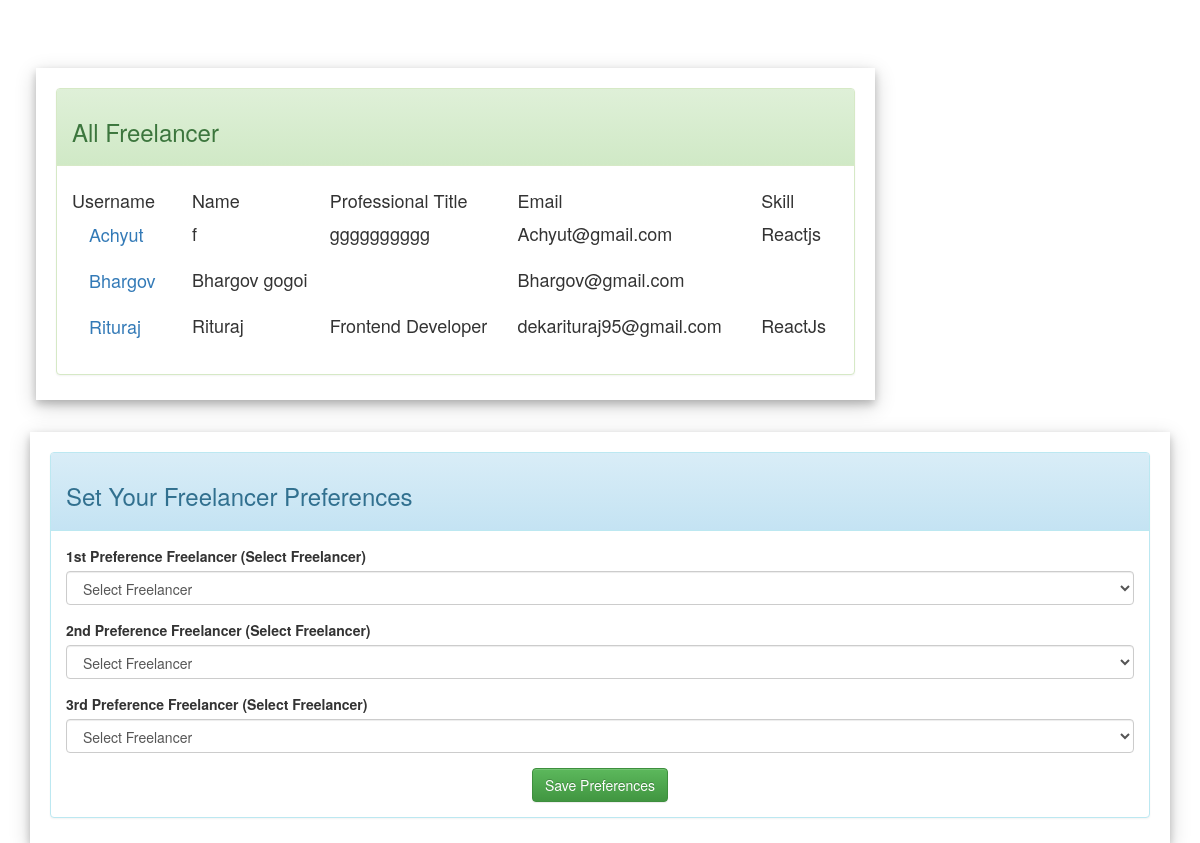
/allFreelancer.php, run on the app's committed database.
### tables this page shows
CREATE TABLE `freelancer` (
  `username` varchar(200) NOT NULL,
  `password` varchar(200) NOT NULL,
  `Name` varchar(200) NOT NULL,
  `email` varchar(200) NOT NULL,
  `contact_no` varchar(200) NOT NULL,
  `address` varchar(200) NOT NULL,
  `gender` varchar(200) NOT NULL,
  `birthdate` date NOT NULL,
  `prof_title` varchar(200) NOT NULL,
  `profile_sum` varchar(1000) NOT NULL,
  `education` varchar(200) NOT NULL,
  `experience` varchar(200) NOT NULL,
  `skills` varchar(200) NOT NULL,
  `resume_link` varchar(255) DEFAULT NULL,
  `certificate_link` varchar(255) DEFAULT NULL
);

### allFreelancer.php (the view, shortened to what this page needs)
<?php
include('server.php');
if (isset($_POST["s_username"])) {
    $t = $_POST["s_username"];
    $sql = "SELECT * FROM freelancer WHERE username='$t'";
    $result = $conn->query($sql);
} elseif (isset($_POST["s_name"])) {
    $t = $_POST["s_name"];
    $sql = "SELECT * FROM freelancer WHERE Name='$t'";
    $result = $conn->query($sql);
} elseif (isset($_POST["s_email"])) {
    $t = $_POST["s_email"];
    $sql = "SELECT * FROM freelancer WHERE email='$t'";
    $result = $conn->query($sql);
} else {
    $sql = "SELECT * FROM freelancer";
    $result = $conn->query($sql);
}
?>
<!DOCTYPE html>
<html>
<head>
    <link rel="stylesheet" type="text/css" href="bootstrap/css/bootstrap.min.css">
    <link rel="stylesheet" type="text/css" href="bootstrap/css/bootstrap-theme.min.css">
    <link rel="stylesheet" type="text/css" href="awesome/css/fontawesome-all.min.css">
</head>
<body>
<div style="padding:1% 3% 1% 3%;">
    <div class="row">
        <div class="col-lg-9">
            <div class="card" style="padding:20px 20px 5px 20px;margin-top:20px">
                <div class="panel panel-success">
                    <div class="panel-heading"><h3>All Freelancer</h3></div>
                    <div class="panel-body">
                        <h4>
                            <table style="width:100%">
                                <tr>
                                    <td>Username</td>
                                    <td>Name</td>
                                    <td>Professional Title</td>
                                    <td>Email</td>
                                    <td>Skill</td>
                                </tr>
                                <?php
                                if ($result->num_rows > 0) {
                                    while ($row = $result->fetch_assoc()) {
                                        $f_username = $row["username"];
                                        $Name = $row["Name"];
                                        $prof_title = $row["prof_title"];
                                        $email = $row["email"];
                                        $skills = $row["skills"];
                                        echo '
                                        <form action="allFreelancer.php" method="post">
                                        <input type="hidden" name="f_user" value="' . $f_username . '">
                                            <tr>
                                            <td><input type="submit" class="btn btn-link btn-lg" value="' . $f_username . '"></td>
                                            <td>' . $Name . '</td>
                                            <td>' . $prof_title . '</td>
                                            <td>' . $email . '</td>
                                            <td>' . $skills . '</td>
                                            </tr>
                                        </form>
                                        ';
                                    }
                                } else {
                                    echo "<tr></tr><tr><td></td><td>Nothing to show</td></tr>";
                                }
                                ?>
                            </table>
                        </h4>
                    </div>
                </div>
            </div>
        </div>
    </div>
</div>
<div class="container">
    <div class="card" style="padding:20px 20px 5px 20px;margin-top:20px">
        <div class="panel panel-info">
            <div class="panel-heading"><h3>Set Your Freelancer Preferences</h3></div>
            <div class="panel-body">
            <form action="company_preferences.php" method="post">
    <div class="form-group">
        <label for="first_pref">1st Preference Freelancer (Select Freelancer)</label>
        <select class="form-control" name="first_pref" id="first_pref" required>
            <option value="">Select Freelancer</option>
        </select>
    </div>
    <div class="form-group">
        <label for="second_pref">2nd Preference Freelancer (Select Freelancer)</label>
        <select class="form-control" name="second_pref" id="second_pref">
            <option value="">Select Freelancer</option>
        </select>
    </div>
    <div class="form-group">
        <label for="third_pref">3rd Preference Freelancer (Select Freelancer)</label>
        <select class="form-control" name="third_pref" id="third_pref">
            <option value="">Select Freelancer</option>
        </select>
    </div>
    <center><button type="submit" name="submit_company_preferences" class="btn btn-success">Save Preferences</button></center>
</form>
            </div>
        </div>
    </div>
</div>
</body>
</html>

### allFreelancer.php (style rules this page uses)
body { padding-top: 3%; margin: 0; }
.card { box-shadow: 0 4px 8px 0 rgba(0, 0, 0, 0.2), 0 6px 20px 0 rgba(0, 0, 0, 0.19); background: #fff; }

### data on the page
freelancer: username "Achyut", Name "f", prof_title "gggggggggg", email "Achyut@gmail.com", skills "Reactjs"
freelancer: username "Bhargov", Name "Bhargov gogoi", email "Bhargov@gmail.com"
freelancer: username "Rituraj", Name "Rituraj", prof_title "Frontend Developer", email "dekarituraj95@gmail.com", skills "ReactJs"
